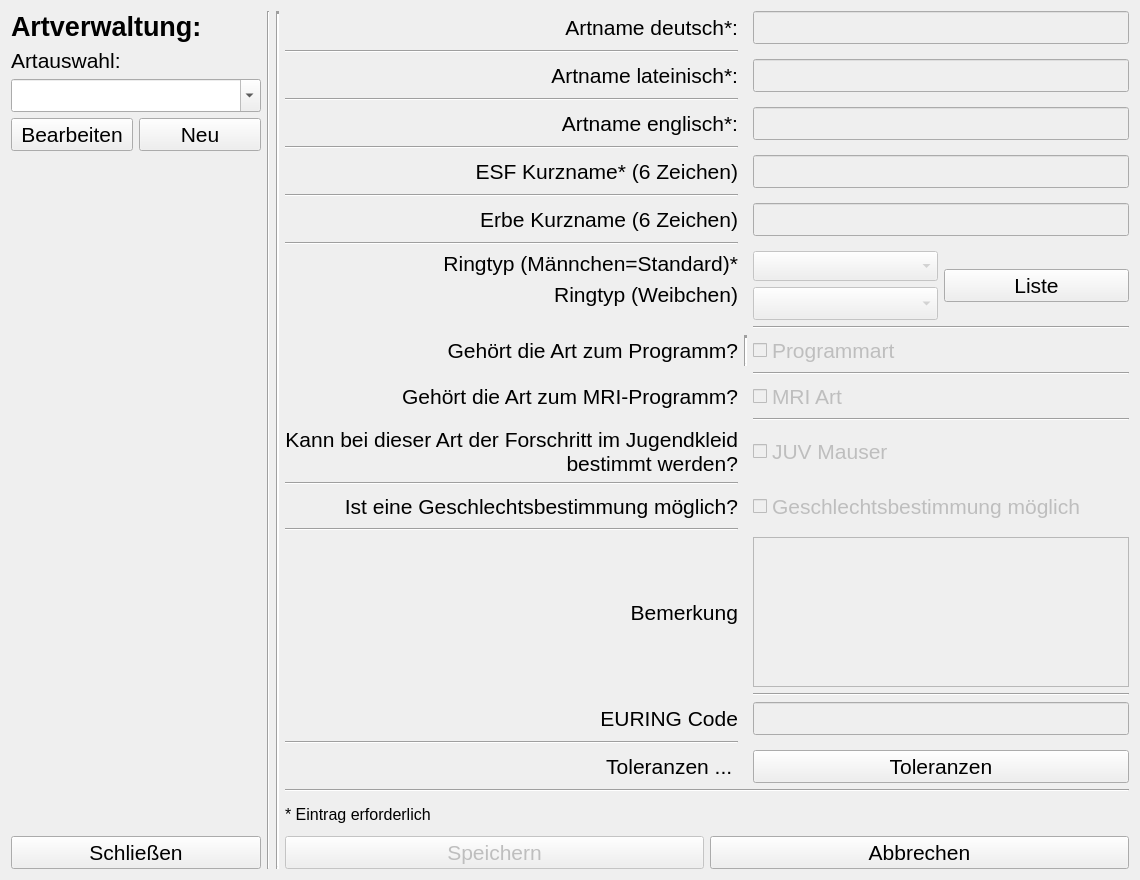
<?xml version="1.0" encoding="UTF-8"?>
<ui version="4.0">
 <class>Widget</class>
 <widget class="QWidget" name="Widget">
  <property name="geometry">
   <rect>
    <x>0</x>
    <y>0</y>
    <width>1140</width>
    <height>880</height>
   </rect>
  </property>
  <property name="font">
   <font>
    <pointsize>16</pointsize>
   </font>
  </property>
  <property name="windowTitle">
   <string>Artverwaltung</string>
  </property>
  <layout class="QGridLayout" name="gridLayout_2">
   <item row="0" column="0">
    <layout class="QHBoxLayout" name="horizontalLayout_3">
     <item>
      <layout class="QVBoxLayout" name="verticalLayout">
       <item>
        <widget class="QLabel" name="label_16">
         <property name="font">
          <font>
           <pointsize>20</pointsize>
           <bold>true</bold>
          </font>
         </property>
         <property name="text">
          <string>Artverwaltung:</string>
         </property>
        </widget>
       </item>
       <item>
        <widget class="QLabel" name="label">
         <property name="font">
          <font>
           <pointsize>16</pointsize>
          </font>
         </property>
         <property name="text">
          <string>Artauswahl:</string>
         </property>
        </widget>
       </item>
       <item>
        <widget class="QComboBox" name="CMB_arten">
         <property name="sizePolicy">
          <sizepolicy hsizetype="Minimum" vsizetype="Minimum">
           <horstretch>0</horstretch>
           <verstretch>0</verstretch>
          </sizepolicy>
         </property>
         <property name="minimumSize">
          <size>
           <width>250</width>
           <height>30</height>
          </size>
         </property>
         <property name="maximumSize">
          <size>
           <width>251</width>
           <height>35</height>
          </size>
         </property>
         <property name="font">
          <font>
           <pointsize>16</pointsize>
          </font>
         </property>
         <property name="editable">
          <bool>true</bool>
         </property>
        </widget>
       </item>
       <item>
        <layout class="QHBoxLayout" name="horizontalLayout">
         <item>
          <widget class="QPushButton" name="BTN_bearb">
           <property name="font">
            <font>
             <pointsize>16</pointsize>
            </font>
           </property>
           <property name="text">
            <string>Bearbeiten</string>
           </property>
          </widget>
         </item>
         <item>
          <widget class="QPushButton" name="BTN_neu">
           <property name="font">
            <font>
             <pointsize>16</pointsize>
            </font>
           </property>
           <property name="text">
            <string>Neu</string>
           </property>
          </widget>
         </item>
        </layout>
       </item>
       <item>
        <spacer name="verticalSpacer">
         <property name="orientation">
          <enum>Qt::Vertical</enum>
         </property>
         <property name="sizeHint" stdset="0">
          <size>
           <width>20</width>
           <height>40</height>
          </size>
         </property>
        </spacer>
       </item>
       <item>
        <widget class="QPushButton" name="BTN_close">
         <property name="font">
          <font>
           <pointsize>16</pointsize>
          </font>
         </property>
         <property name="text">
          <string>Schließen</string>
         </property>
        </widget>
       </item>
      </layout>
     </item>
     <item>
      <widget class="Line" name="line_14">
       <property name="orientation">
        <enum>Qt::Vertical</enum>
       </property>
      </widget>
     </item>
     <item>
      <widget class="Line" name="line_16">
       <property name="lineWidth">
        <number>3</number>
       </property>
       <property name="orientation">
        <enum>Qt::Vertical</enum>
       </property>
      </widget>
     </item>
     <item>
      <layout class="QVBoxLayout" name="verticalLayout_2">
       <item>
        <layout class="QGridLayout" name="GRID_Artenverwaltung">
         <item row="16" column="2">
          <widget class="QCheckBox" name="CHB_juv_mauser">
           <property name="enabled">
            <bool>false</bool>
           </property>
           <property name="font">
            <font>
             <pointsize>16</pointsize>
            </font>
           </property>
           <property name="text">
            <string>JUV Mauser</string>
           </property>
          </widget>
         </item>
         <item row="20" column="0">
          <widget class="QLabel" name="label_14">
           <property name="font">
            <font>
             <pointsize>16</pointsize>
            </font>
           </property>
           <property name="text">
            <string>Bemerkung</string>
           </property>
           <property name="alignment">
            <set>Qt::AlignRight|Qt::AlignTrailing|Qt::AlignVCenter</set>
           </property>
          </widget>
         </item>
         <item row="16" column="0">
          <widget class="QLabel" name="label_12">
           <property name="font">
            <font>
             <pointsize>16</pointsize>
            </font>
           </property>
           <property name="text">
            <string>Kann bei dieser Art der Forschritt im Jugendkleid bestimmt werden?</string>
           </property>
           <property name="alignment">
            <set>Qt::AlignRight|Qt::AlignTrailing|Qt::AlignVCenter</set>
           </property>
           <property name="wordWrap">
            <bool>true</bool>
           </property>
          </widget>
         </item>
         <item row="22" column="0">
          <widget class="QLabel" name="label_15">
           <property name="font">
            <font>
             <pointsize>16</pointsize>
            </font>
           </property>
           <property name="text">
            <string>EURING Code</string>
           </property>
           <property name="alignment">
            <set>Qt::AlignRight|Qt::AlignTrailing|Qt::AlignVCenter</set>
           </property>
          </widget>
         </item>
         <item row="1" column="0">
          <widget class="Line" name="line">
           <property name="orientation">
            <enum>Qt::Horizontal</enum>
           </property>
          </widget>
         </item>
         <item row="0" column="2">
          <widget class="QLineEdit" name="INP_ArtD">
           <property name="enabled">
            <bool>false</bool>
           </property>
          </widget>
         </item>
         <item row="9" column="0">
          <widget class="Line" name="line_5">
           <property name="orientation">
            <enum>Qt::Horizontal</enum>
           </property>
          </widget>
         </item>
         <item row="8" column="2">
          <widget class="QLineEdit" name="INP_erbe_kurz">
           <property name="enabled">
            <bool>false</bool>
           </property>
          </widget>
         </item>
         <item row="14" column="2">
          <widget class="QCheckBox" name="CHB_mriart">
           <property name="enabled">
            <bool>false</bool>
           </property>
           <property name="font">
            <font>
             <pointsize>16</pointsize>
            </font>
           </property>
           <property name="text">
            <string>MRI Art</string>
           </property>
          </widget>
         </item>
         <item row="14" column="0">
          <widget class="QLabel" name="label_11">
           <property name="font">
            <font>
             <pointsize>16</pointsize>
            </font>
           </property>
           <property name="text">
            <string>Gehört die Art zum MRI-Programm?</string>
           </property>
           <property name="alignment">
            <set>Qt::AlignRight|Qt::AlignTrailing|Qt::AlignVCenter</set>
           </property>
          </widget>
         </item>
         <item row="12" column="2">
          <widget class="QCheckBox" name="CHB_programmart">
           <property name="enabled">
            <bool>false</bool>
           </property>
           <property name="font">
            <font>
             <pointsize>16</pointsize>
            </font>
           </property>
           <property name="text">
            <string>Programmart</string>
           </property>
          </widget>
         </item>
         <item row="24" column="2">
          <widget class="QPushButton" name="BTN_toleranzen">
           <property name="font">
            <font>
             <pointsize>16</pointsize>
            </font>
           </property>
           <property name="text">
            <string>Toleranzen</string>
           </property>
          </widget>
         </item>
         <item row="20" column="2">
          <widget class="QPlainTextEdit" name="INP_Bemerkung">
           <property name="enabled">
            <bool>false</bool>
           </property>
           <property name="maximumSize">
            <size>
             <width>16777215</width>
             <height>150</height>
            </size>
           </property>
           <property name="tabChangesFocus">
            <bool>true</bool>
           </property>
          </widget>
         </item>
         <item row="24" column="0">
          <widget class="QLabel" name="label_2">
           <property name="font">
            <font>
             <pointsize>16</pointsize>
            </font>
           </property>
           <property name="text">
            <string>Toleranzen ... </string>
           </property>
           <property name="alignment">
            <set>Qt::AlignRight|Qt::AlignTrailing|Qt::AlignVCenter</set>
           </property>
          </widget>
         </item>
         <item row="8" column="0">
          <widget class="QLabel" name="label_8">
           <property name="font">
            <font>
             <pointsize>16</pointsize>
            </font>
           </property>
           <property name="text">
            <string>Erbe Kurzname (6 Zeichen)</string>
           </property>
           <property name="alignment">
            <set>Qt::AlignRight|Qt::AlignTrailing|Qt::AlignVCenter</set>
           </property>
          </widget>
         </item>
         <item row="18" column="2">
          <widget class="QCheckBox" name="CHB_sex_moegl">
           <property name="enabled">
            <bool>false</bool>
           </property>
           <property name="font">
            <font>
             <pointsize>16</pointsize>
            </font>
           </property>
           <property name="text">
            <string>Geschlechtsbestimmung möglich</string>
           </property>
          </widget>
         </item>
         <item row="2" column="2">
          <widget class="QLineEdit" name="INP_ArtL">
           <property name="enabled">
            <bool>false</bool>
           </property>
          </widget>
         </item>
         <item row="12" column="0">
          <widget class="QLabel" name="label_10">
           <property name="font">
            <font>
             <pointsize>16</pointsize>
            </font>
           </property>
           <property name="text">
            <string>Gehört die Art zum Programm?</string>
           </property>
           <property name="alignment">
            <set>Qt::AlignRight|Qt::AlignTrailing|Qt::AlignVCenter</set>
           </property>
          </widget>
         </item>
         <item row="19" column="0">
          <widget class="Line" name="line_10">
           <property name="orientation">
            <enum>Qt::Horizontal</enum>
           </property>
          </widget>
         </item>
         <item row="7" column="0">
          <widget class="Line" name="line_4">
           <property name="orientation">
            <enum>Qt::Horizontal</enum>
           </property>
          </widget>
         </item>
         <item row="23" column="0">
          <widget class="Line" name="line_12">
           <property name="orientation">
            <enum>Qt::Horizontal</enum>
           </property>
          </widget>
         </item>
         <item row="0" column="0">
          <widget class="QLabel" name="label_4">
           <property name="font">
            <font>
             <pointsize>16</pointsize>
            </font>
           </property>
           <property name="text">
            <string>Artname deutsch*:</string>
           </property>
           <property name="alignment">
            <set>Qt::AlignRight|Qt::AlignTrailing|Qt::AlignVCenter</set>
           </property>
          </widget>
         </item>
         <item row="18" column="0">
          <widget class="QLabel" name="label_13">
           <property name="font">
            <font>
             <pointsize>16</pointsize>
            </font>
           </property>
           <property name="text">
            <string>Ist eine Geschlechtsbestimmung möglich?</string>
           </property>
           <property name="alignment">
            <set>Qt::AlignRight|Qt::AlignTrailing|Qt::AlignVCenter</set>
           </property>
           <property name="wordWrap">
            <bool>true</bool>
           </property>
          </widget>
         </item>
         <item row="4" column="2">
          <widget class="QLineEdit" name="INP_ArtE">
           <property name="enabled">
            <bool>false</bool>
           </property>
          </widget>
         </item>
         <item row="17" column="0">
          <widget class="Line" name="line_9">
           <property name="orientation">
            <enum>Qt::Horizontal</enum>
           </property>
          </widget>
         </item>
         <item row="4" column="0">
          <widget class="QLabel" name="label_5">
           <property name="font">
            <font>
             <pointsize>16</pointsize>
            </font>
           </property>
           <property name="text">
            <string>Artname englisch*:</string>
           </property>
           <property name="alignment">
            <set>Qt::AlignRight|Qt::AlignTrailing|Qt::AlignVCenter</set>
           </property>
          </widget>
         </item>
         <item row="2" column="0">
          <widget class="QLabel" name="label_6">
           <property name="font">
            <font>
             <pointsize>16</pointsize>
            </font>
           </property>
           <property name="text">
            <string>Artname lateinisch*:</string>
           </property>
           <property name="alignment">
            <set>Qt::AlignRight|Qt::AlignTrailing|Qt::AlignVCenter</set>
           </property>
          </widget>
         </item>
         <item row="6" column="0">
          <widget class="QLabel" name="label_7">
           <property name="font">
            <font>
             <pointsize>16</pointsize>
            </font>
           </property>
           <property name="text">
            <string>ESF Kurzname* (6 Zeichen)</string>
           </property>
           <property name="alignment">
            <set>Qt::AlignRight|Qt::AlignTrailing|Qt::AlignVCenter</set>
           </property>
          </widget>
         </item>
         <item row="11" column="2">
          <widget class="Line" name="line_6">
           <property name="orientation">
            <enum>Qt::Horizontal</enum>
           </property>
          </widget>
         </item>
         <item row="10" column="0">
          <layout class="QFormLayout" name="formLayout">
           <item row="0" column="1">
            <widget class="QLabel" name="label_9">
             <property name="font">
              <font>
               <pointsize>16</pointsize>
              </font>
             </property>
             <property name="text">
              <string>Ringtyp (Männchen=Standard)*</string>
             </property>
             <property name="alignment">
              <set>Qt::AlignRight|Qt::AlignTrailing|Qt::AlignVCenter</set>
             </property>
            </widget>
           </item>
           <item row="1" column="1">
            <widget class="QLabel" name="label_17">
             <property name="font">
              <font>
               <pointsize>16</pointsize>
              </font>
             </property>
             <property name="text">
              <string>Ringtyp (Weibchen)</string>
             </property>
             <property name="alignment">
              <set>Qt::AlignRight|Qt::AlignTrailing|Qt::AlignVCenter</set>
             </property>
            </widget>
           </item>
          </layout>
         </item>
         <item row="22" column="2">
          <widget class="QLineEdit" name="INP_euring">
           <property name="enabled">
            <bool>false</bool>
           </property>
          </widget>
         </item>
         <item row="21" column="2">
          <widget class="Line" name="line_11">
           <property name="orientation">
            <enum>Qt::Horizontal</enum>
           </property>
          </widget>
         </item>
         <item row="6" column="2">
          <widget class="QLineEdit" name="INP_ESF_kurz">
           <property name="enabled">
            <bool>false</bool>
           </property>
          </widget>
         </item>
         <item row="15" column="2">
          <widget class="Line" name="line_8">
           <property name="orientation">
            <enum>Qt::Horizontal</enum>
           </property>
          </widget>
         </item>
         <item row="13" column="2">
          <widget class="Line" name="line_7">
           <property name="orientation">
            <enum>Qt::Horizontal</enum>
           </property>
          </widget>
         </item>
         <item row="10" column="2">
          <layout class="QGridLayout" name="gridLayout">
           <item row="0" column="0">
            <widget class="QComboBox" name="CMB_ringtyp_male">
             <property name="enabled">
              <bool>false</bool>
             </property>
             <property name="sizePolicy">
              <sizepolicy hsizetype="Minimum" vsizetype="Minimum">
               <horstretch>0</horstretch>
               <verstretch>0</verstretch>
              </sizepolicy>
             </property>
             <property name="minimumSize">
              <size>
               <width>0</width>
               <height>30</height>
              </size>
             </property>
             <property name="maximumSize">
              <size>
               <width>16777215</width>
               <height>30</height>
              </size>
             </property>
            </widget>
           </item>
           <item row="0" column="1" rowspan="2">
            <widget class="QPushButton" name="BTN_ringtyp_liste">
             <property name="font">
              <font>
               <pointsize>16</pointsize>
              </font>
             </property>
             <property name="text">
              <string>Liste</string>
             </property>
            </widget>
           </item>
           <item row="1" column="0">
            <widget class="QComboBox" name="CMB_ringtyp_female">
             <property name="enabled">
              <bool>false</bool>
             </property>
             <property name="sizePolicy">
              <sizepolicy hsizetype="Minimum" vsizetype="Minimum">
               <horstretch>0</horstretch>
               <verstretch>0</verstretch>
              </sizepolicy>
             </property>
             <property name="minimumSize">
              <size>
               <width>0</width>
               <height>30</height>
              </size>
             </property>
             <property name="maximumSize">
              <size>
               <width>16777215</width>
               <height>35</height>
              </size>
             </property>
            </widget>
           </item>
          </layout>
         </item>
         <item row="5" column="0">
          <widget class="Line" name="line_3">
           <property name="orientation">
            <enum>Qt::Horizontal</enum>
           </property>
          </widget>
         </item>
         <item row="3" column="0">
          <widget class="Line" name="line_2">
           <property name="orientation">
            <enum>Qt::Horizontal</enum>
           </property>
          </widget>
         </item>
         <item row="12" column="1">
          <widget class="Line" name="line_13">
           <property name="lineWidth">
            <number>3</number>
           </property>
           <property name="orientation">
            <enum>Qt::Vertical</enum>
           </property>
          </widget>
         </item>
        </layout>
       </item>
       <item>
        <widget class="Line" name="line_15">
         <property name="orientation">
          <enum>Qt::Horizontal</enum>
         </property>
        </widget>
       </item>
       <item>
        <widget class="QLabel" name="label_3">
         <property name="font">
          <font>
           <pointsize>12</pointsize>
          </font>
         </property>
         <property name="text">
          <string>* Eintrag erforderlich</string>
         </property>
        </widget>
       </item>
       <item>
        <layout class="QHBoxLayout" name="horizontalLayout_2">
         <item>
          <widget class="QPushButton" name="BTN_save">
           <property name="enabled">
            <bool>false</bool>
           </property>
           <property name="font">
            <font>
             <pointsize>16</pointsize>
            </font>
           </property>
           <property name="text">
            <string>Speichern</string>
           </property>
          </widget>
         </item>
         <item>
          <widget class="QPushButton" name="BTN_cancel">
           <property name="font">
            <font>
             <pointsize>16</pointsize>
            </font>
           </property>
           <property name="text">
            <string>Abbrechen</string>
           </property>
          </widget>
         </item>
        </layout>
       </item>
      </layout>
     </item>
    </layout>
   </item>
  </layout>
 </widget>
 <tabstops>
  <tabstop>CMB_arten</tabstop>
  <tabstop>BTN_bearb</tabstop>
  <tabstop>BTN_neu</tabstop>
  <tabstop>INP_ArtD</tabstop>
  <tabstop>INP_ArtL</tabstop>
  <tabstop>INP_ArtE</tabstop>
  <tabstop>INP_ESF_kurz</tabstop>
  <tabstop>INP_erbe_kurz</tabstop>
  <tabstop>CMB_ringtyp_male</tabstop>
  <tabstop>CMB_ringtyp_female</tabstop>
  <tabstop>CHB_programmart</tabstop>
  <tabstop>CHB_mriart</tabstop>
  <tabstop>CHB_juv_mauser</tabstop>
  <tabstop>CHB_sex_moegl</tabstop>
  <tabstop>INP_Bemerkung</tabstop>
  <tabstop>INP_euring</tabstop>
  <tabstop>BTN_toleranzen</tabstop>
  <tabstop>BTN_save</tabstop>
  <tabstop>BTN_cancel</tabstop>
  <tabstop>BTN_ringtyp_liste</tabstop>
  <tabstop>BTN_close</tabstop>
 </tabstops>
 <resources/>
 <connections/>
</ui>
